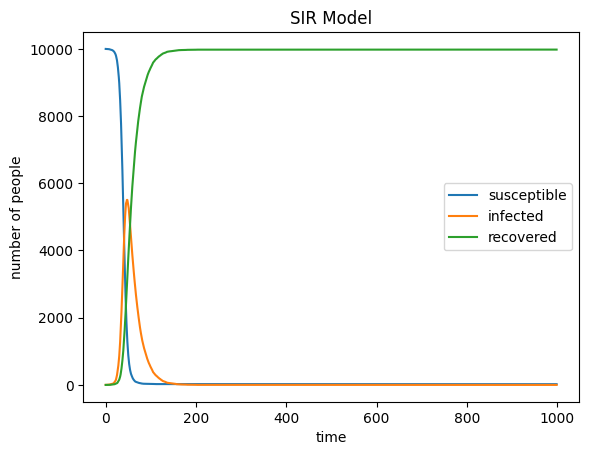

The Python source for this figure:
import matplotlib.pyplot as plt
import numpy as np
import random

beta=0.3
gamma=0.05
N=10000


cohort = [1] + [0] * (N - 1)
infected_count = 1
recovered_count = 0

inf = []
rec = []
sus = []

for _ in range(1000):
    new_infected_count = 0
    new_recovered_count = 0

    for i in range(N):
        if cohort[i] == 0:
            infection_prob = infected_count * (beta / N)
            cohort[i] = np.random.choice([0, 1], p=[1 - infection_prob, infection_prob])
            if cohort[i] == 1:
                new_infected_count += 1
        elif cohort[i] == 1:
            recovery_prob = gamma
            new_state = np.random.choice([1, 2], p=[1 - recovery_prob, recovery_prob])
            if new_state == 2:
                cohort[i] = 2
                new_recovered_count += 1

    infected_count += new_infected_count - new_recovered_count
    recovered_count += new_recovered_count
    
    inf.append(infected_count)
    rec.append(recovered_count)
    sus.append(N - infected_count - recovered_count)


x=range(1000)
plt.title("SIR Model")
plt.xlabel("time")
plt.ylabel("number of people")
plt.plot(x,sus,label="susceptible")
plt.plot(x,inf,label="infected")
plt.plot(x,rec,label="recovered")
plt.legend()
